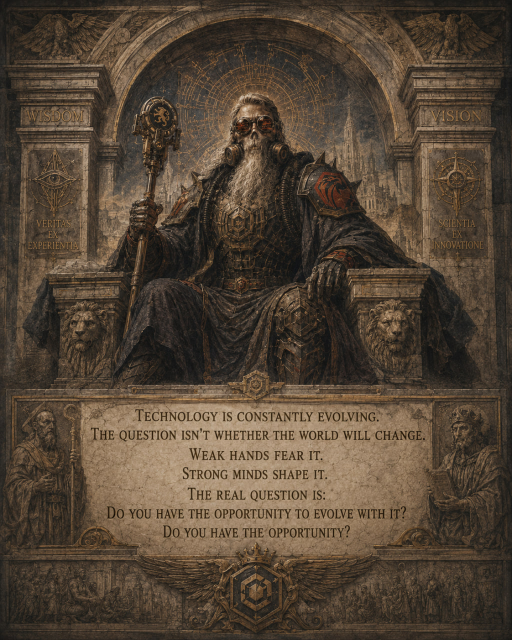
#> input picture data/photo_2026-06-21_21-06-33.jpg, 1024 x 1280 px (shown at 1/2 size)
$ python wedjat_component_state_space_probe_v0_2.py --image ../../data/photo_2026-06-21_21-06-33.jpg
#> lines starting #> are read from the running program, lines starting #| are printed output that depends on the picture
#!/usr/bin/env python3
"""JANUS Wedjat component/state-space probe v0.2.

This is a modern mathematical/computational experiment over the six values
commonly associated with a Wedjat fraction diagram:

    1/2, 1/4, 1/8, 1/16, 1/32, 1/64

The probe deliberately separates:
  * exact dyadic mathematics;
  * a modern six-bit state-space representation;
  * explicit Python source literals constructed from those bits;
  * a raw-byte/ASCII-to-Python negative control;
  * optional post-hoc robustness measurements on the supplied modern image.

It does NOT claim that ancient Egyptians used binary, ASCII, UTF-8, Python,
or that modern sensory labels are historically encoded by the mathematics.
"""

from __future__ import annotations

import argparse
import hashlib
import itertools
import json
import math
import platform
import sys
from fractions import Fraction
from pathlib import Path
from typing import Iterable

VERSION = "v0.2"
PARTS = [
    {"label": "smell",   "fraction": Fraction(1, 2),  "glyph": "𓂁", "code_point": "U+13081"},
    {"label": "sight",   "fraction": Fraction(1, 4),  "glyph": "𓂂", "code_point": "U+13082"},
    {"label": "thought", "fraction": Fraction(1, 8),  "glyph": "𓂃", "code_point": "U+13083"},
    {"label": "hearing", "fraction": Fraction(1, 16), "glyph": "𓂄", "code_point": "U+13084"},
    {"label": "taste",   "fraction": Fraction(1, 32), "glyph": "𓂅", "code_point": "U+13085"},
    {"label": "touch",   "fraction": Fraction(1, 64), "glyph": "𓂆", "code_point": "U+13086"},
]


def qstr(x: Fraction) -> str:
    return str(x.numerator) if x.denominator == 1 else f"{x.numerator}/{x.denominator}"


def sha256_path(path: Path) -> str:
    h = hashlib.sha256()
    with path.open("rb") as f:
        for chunk in iter(lambda: f.read(1 << 20), b""):
            h.update(chunk)
    return h.hexdigest()


def fixed_binary(frac: Fraction, places: int = 6) -> str:
    bits = []
    value = frac
    for _ in range(places):
        value *= 2
        if value >= 1:
            bits.append("1")
            value -= 1
        else:
            bits.append("0")
    if value != 0:
        raise ValueError(f"fraction {frac} does not terminate in {places} binary places")
    return "0." + "".join(bits)


def subset_sum_from_bits(bits: str) -> Fraction:
    return sum(
        (p["fraction"] for bit, p in zip(bits, PARTS) if bit == "1"),
        Fraction(0, 1),
    )


def build_state_space() -> list[dict]:
    rows = []
    for mask in range(64):
        bits = f"{mask:06b}"
        frac = subset_sum_from_bits(bits)
        python_source = f"state = 0b{bits}\n"
        ns: dict[str, int] = {}
        compiled = compile(python_source, f"<wedjat-state-{mask}>", "exec")
        exec(compiled, {}, ns)
        rows.append({
            "mask_decimal": mask,
            "bits": bits,
            "fraction_sum": qstr(frac),
            "scaled_by_64": int(frac * 64),
            "active_parts": [p["label"] for bit, p in zip(bits, PARTS) if bit == "1"],
            "hamming_weight": bits.count("1"),
            "python_source": python_source.strip(),
            "python_exec_value": ns["state"],
            "python_exec_matches_mask": ns["state"] == mask,
        })
    return rows


def raw_ascii_python_control() -> dict:
    exec_valid = []
    eval_valid = []
    for n in range(64):
        ch = chr(n)
        try:
            compile(ch, f"<raw-byte-{n}>", "exec")
            exec_valid.append(n)
        except (SyntaxError, ValueError, TypeError):
            pass
        try:
            compile(ch, f"<raw-byte-{n}>", "eval")
            eval_valid.append(n)
        except (SyntaxError, ValueError, TypeError):
            pass
    return {
        "mapping_rule": "six-bit integer 0..63 interpreted directly as one ASCII code point",
        "mapping_is_modern_and_arbitrary": True,
        "exec_valid_count": len(exec_valid),
        "exec_valid_decimal_codes": exec_valid,
        "eval_valid_count": len(eval_valid),
        "eval_valid_decimal_codes": eval_valid,
        "eval_valid_printable_characters": [chr(n) for n in eval_valid],
        "full_mask_63_character": chr(63),
        "full_mask_63_character_repr": repr(chr(63)),
        "full_mask_63_valid_exec_source": 63 in exec_valid,
        "full_mask_63_valid_eval_source": 63 in eval_valid,
        "interpretation": (
            "Direct byte-to-source decoding does not yield a general Python language. "
            "The few accepted bytes are parser coincidences such as whitespace, '#', and digits."
        ),
    }


def leave_one_out_controls() -> list[dict]:
    out = []
    for removed_i, removed in enumerate(PARTS):
        kept = [p for i, p in enumerate(PARTS) if i != removed_i]
        sums = set()
        for mask in range(1 << len(kept)):
            bits = f"{mask:0{len(kept)}b}"
            total = sum(
                (p["fraction"] for bit, p in zip(bits, kept) if bit == "1"),
                Fraction(0, 1),
            )
            sums.add(total)
        out.append({
            "removed_label": removed["label"],
            "removed_fraction": qstr(removed["fraction"]),
            "unique_subset_sums": len(sums),
            "expected_for_five_independent_bits": 32,
            "maximum_sum": qstr(max(sums)),
            "complete_six_bit_grid_0_to_63_over_64": all(Fraction(i, 64) in sums for i in range(64)),
        })
    return out


def duplicate_weight_controls() -> dict:
    rows = []
    for replace_i, replaced in enumerate(PARTS):
        for source_i, source in enumerate(PARTS):
            if replace_i == source_i:
                continue
            vals = [p["fraction"] for p in PARTS]
            vals[replace_i] = vals[source_i]
            sums = set()
            for mask in range(64):
                bits = f"{mask:06b}"
                total = sum((v for bit, v in zip(bits, vals) if bit == "1"), Fraction(0, 1))
                sums.add(total)
            rows.append({
                "replaced_label": replaced["label"],
                "replacement_weight_from_label": source["label"],
                "unique_subset_sums": len(sums),
                "collisions_present": len(sums) < 64,
            })
    counts = [r["unique_subset_sums"] for r in rows]
    return {
        "cases": rows,
        "case_count": len(rows),
        "all_cases_have_collisions": all(r["collisions_present"] for r in rows),
        "unique_subset_sum_count_range": [min(counts), max(counts)],
        "interpretation": "Replacing any one distinct dyadic place value with a duplicate destroys the 64-state collision-free basis.",
    }


def label_permutation_control() -> dict:
    labels = [p["label"] for p in PARTS]
    baseline = {subset_sum_from_bits(f"{mask:06b}") for mask in range(64)}
    checked = 0
    all_equal = True
    for perm in itertools.permutations(labels):
        relabelled = [dict(p, label=label) for p, label in zip(PARTS, perm)]
        sums = set()
        for mask in range(64):
            bits = f"{mask:06b}"
            total = sum(
                (p["fraction"] for bit, p in zip(bits, relabelled) if bit == "1"),
                Fraction(0, 1),
            )
            sums.add(total)
        checked += 1
        if sums != baseline:
            all_equal = False
            break
    return {
        "permutations_checked": checked,
        "expected_6_factorial": math.factorial(6),
        "all_numeric_state_spaces_equal_baseline": all_equal,
        "numeric_weights_changed": False,
        "interpretation": (
            "The binary/state-space result depends on the six numeric powers of two, "
            "not on which modern sensory label is attached to which position."
        ),
    }


def fit_lambda(values: Iterable[float]) -> tuple[float, float]:
    vals = list(values)
    n = len(vals)
    xs = list(range(n))
    ys = [math.log(float(v)) for v in vals]
    xbar = sum(xs) / n
    ybar = sum(ys) / n
    denom = sum((x - xbar) ** 2 for x in xs)
    slope = sum((x - xbar) * (y - ybar) for x, y in zip(xs, ys)) / denom
    intercept = ybar - slope * xbar
    pred = [intercept + slope * x for x in xs]
    ss_res = sum((y - p) ** 2 for y, p in zip(ys, pred))
    ss_tot = sum((y - ybar) ** 2 for y in ys)
    r2 = 1.0 - ss_res / ss_tot if ss_tot else 1.0
    return math.exp(slope), r2


def image_robustness_probe(path: Path) -> dict:
    try:
        from PIL import Image
    except ImportError as exc:
        return {"status": "SKIPPED_PILLOW_NOT_INSTALLED", "error": str(exc)}

    im = Image.open(path).convert("L")
    w, h = im.size
    x0 = round(580 / 1023 * w)
    x1 = round(770 / 1023 * w)
    bands_ref = [(28, 98), (130, 192), (233, 289), (332, 408), (442, 532), (545, 650)]
    bands = [(round(a / 675 * h), round(b / 675 * h)) for a, b in bands_ref]
    thresholds = [40, 60, 80, 100, 120, 140, 160, 180, 200]
    px = im.load()
    sweeps = []
    for threshold in thresholds:
        areas = []
        diags = []
        boxes = []
        for y0, y1 in bands:
            coords = [
                (x, y)
                for y in range(max(0, y0), min(h, y1))
                for x in range(max(0, x0), min(w, x1))
                if px[x, y] < threshold
            ]
            if not coords:
                areas.append(0)
                diags.append(0.0)
                boxes.append(None)
                continue
            xs = [x for x, _ in coords]
            ys = [y for _, y in coords]
            bw = max(xs) - min(xs) + 1
            bh = max(ys) - min(ys) + 1
            areas.append(len(coords))
            diags.append(math.hypot(bw, bh))
            boxes.append([bw, bh])
        if not all(v > 0 for v in areas) or not all(v > 0 for v in diags):
            sweeps.append({"threshold": threshold, "status": "EMPTY_COMPONENT"})
            continue
        lam_area, r2_area = fit_lambda(areas)
        lam_diag, r2_diag = fit_lambda(diags)
        sweeps.append({
            "threshold": threshold,
            "areas_black_pixels": areas,
            "bbox_width_height": boxes,
            "lambda_hat_area": lam_area,
            "R2_log_area": r2_area,
            "lambda_hat_bbox_diagonal": lam_diag,
            "R2_log_bbox_diagonal": r2_diag,
        })

    valid = [r for r in sweeps if "lambda_hat_area" in r]
    area_lams = [r["lambda_hat_area"] for r in valid]
    diag_lams = [r["lambda_hat_bbox_diagonal"] for r in valid]
    return {
        "status": "POSTHOC_ROBUSTNESS_SWEEP_EXECUTED",
        "posthoc_not_preregistered": True,
        "image_path_basename": path.name,
        "image_sha256": sha256_path(path),
        "image_bytes": path.stat().st_size,
        "image_dimensions": [w, h],
        "crop_policy": {
            "reference_dimensions": [1023, 675],
            "x_reference": [580, 770],
            "y_bands_reference": bands_ref,
            "normalization": "linear scaling to actual image dimensions",
        },
        "thresholds": thresholds,
        "sweeps": sweeps,
        "lambda_target_repeated_halving": 0.5,
        "area_lambda_range": [min(area_lams), max(area_lams)],
        "bbox_diagonal_lambda_range": [min(diag_lams), max(diag_lams)],
        "any_area_lambda_within_0_10_of_half": any(abs(x - 0.5) <= 0.10 for x in area_lams),
        "any_bbox_diagonal_lambda_within_0_10_of_half": any(abs(x - 0.5) <= 0.10 for x in diag_lams),
        "interpretation": (
            "Across the threshold sweep, the drawn component sizes of this modern infographic do not behave "
            "like repeated geometric halving. This is an image-specific negative control, not an archaeological result."
        ),
    }


def build_result(image: Path | None) -> dict:
    values = [p["fraction"] for p in PARTS]
    ratios = [values[i + 1] / values[i] for i in range(5)]
    states = build_state_space()
    state_sums = {Fraction(row["scaled_by_64"], 64) for row in states}
    hamming_hist = {str(k): sum(row["hamming_weight"] == k for row in states) for k in range(7)}

    parts = []
    for i, p in enumerate(PARTS):
        frac = p["fraction"]
        weight = int(frac * 64)
        bits = f"{weight:06b}"
        python_src = f"part = 0b{bits}\n"
        ns: dict[str, int] = {}
        exec(compile(python_src, f"<wedjat-part-{i}>", "exec"), {}, ns)
        parts.append({
            "index": i,
            "label": p["label"],
            "glyph": p["glyph"],
            "code_point": p["code_point"],
            "fraction": qstr(frac),
            "binary_fixed_point": fixed_binary(frac),
            "scaled_by_64": weight,
            "one_hot_bits": bits,
            "python_source": python_src.strip(),
            "python_exec_value": ns["part"],
            "python_exec_matches_scaled_weight": ns["part"] == weight,
        })

    full = sum(values, Fraction(0, 1))
    script_path = Path(__file__).resolve()
    result = {
        "artifact_uuid": "JANUS-WEDJAT-COMPONENT-STATE-SPACE-RESULT-2026-08-15-v0.2",
        "version": VERSION,
        "node_type": "exact_dyadic_component_state_space_probe",
        "status": "SIX_BIT_STATE_SPACE_EXACT_IMAGE_HALVING_NOT_SUPPORTED",
        "execution_provenance": {
            "script_basename": script_path.name,
            "script_sha256": sha256_path(script_path),
            "python_version": sys.version.split()[0],
            "platform": platform.platform(),
            "exact_rational_arithmetic": True,
        },
        "input_model": {
            "parts": parts,
            "successive_ratios": [qstr(r) for r in ratios],
            "lambda_exact": qstr(ratios[0]),
            "all_successive_ratios_equal": len(set(ratios)) == 1,
        },
        "state_space": {
            "state_count": len(states),
            "unique_fraction_sums": len(state_sums),
            "exact_grid_complete_0_to_63_over_64": all(Fraction(i, 64) in state_sums for i in range(64)),
            "bijection_mask_equals_fraction_times_64": all(row["mask_decimal"] == row["scaled_by_64"] for row in states),
            "all_constructed_python_binary_literals_execute_exactly": all(row["python_exec_matches_mask"] for row in states),
            "hamming_weight_histogram": hamming_hist,
            "states": states,
        },
        "completion_and_carry": {
            "all_parts_sum": qstr(full),
            "all_parts_bits": "111111",
            "all_parts_scaled_by_64": int(full * 64),
            "missing_to_one": qstr(Fraction(1, 1) - full),
            "missing_binary_fixed_point": "0.000001",
            "carry_identity": "0b111111 + 0b000001 = 0b1000000",
            "carry_decimal": [63, 1, 64],
        },
        "controls": {
            "label_permutation": label_permutation_control(),
            "leave_one_out": leave_one_out_controls(),
            "duplicate_weight": duplicate_weight_controls(),
            "raw_ascii_to_python": raw_ascii_python_control(),
        },
        "image_geometry": image_robustness_probe(image) if image else {"status": "NOT_REQUESTED"},
        "epistemic_gate": {
            "six_value_dyadic_progression_lambda_half": True,
            "complete_modern_six_bit_subset_state_space": True,
            "constructed_python_binary_literal_roundtrip": True,
            "modern_sensory_labels_required_for_binary_result": False,
            "direct_raw_ASCII_decodes_to_general_Python": False,
            "modern_infographic_component_geometry_supports_lambda_half": False if image else None,
            "ancient_binary_encoding_established": False,
            "ancient_ASCII_encoding_established": False,
            "ancient_Python_or_programming_language_established": False,
            "historical_sensory_mapping_established_by_this_probe": False,
            "Linear_A_evidentiary_transfer": False,
        },
        "highest_admissible_claim": (
            "Under a modern exact-rational formalization, the six dyadic values form a collision-free six-bit basis: "
            "every subset maps bijectively to one value on the 0/64..63/64 grid and to one Python 0b000000..0b111111 integer literal. "
            "This structure depends on the distinct powers-of-two weights, not on the attached sensory labels. "
            "Directly interpreting the resulting integers as ASCII does not produce a general Python decoding."
        ),
    }
    if image:
        result["highest_admissible_claim"] += (
            " A post-hoc threshold robustness sweep of the supplied modern infographic also fails to support "
            "lambda=1/2 scaling in the drawn component sizes; that negative result is image-specific."
        )
    return result


# [45 lines left out: function compact_result, not called in this run]


def main() -> int:
    ap = argparse.ArgumentParser()
    ap.add_argument("--image", type=Path)
    ap.add_argument("--out", type=Path)
    ap.add_argument("--compact", action="store_true", help="Write compact registry result without the full 64-row table.")
    args = ap.parse_args()

    result = build_result(args.image)
#> in image_robustness_probe, `im = Image.open(path).convert("L")`:
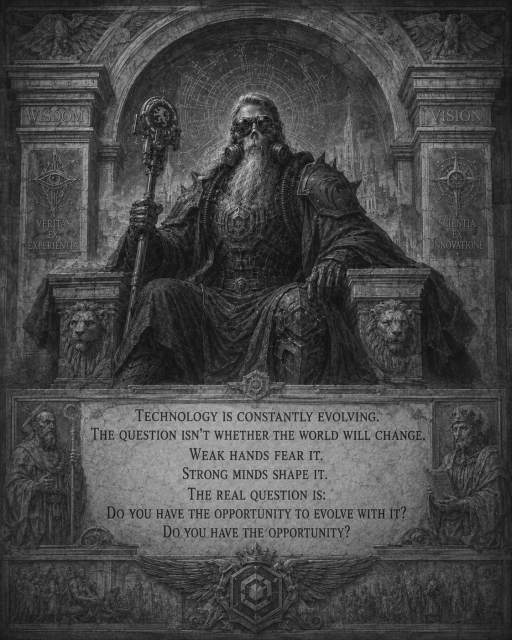
#> im: PIL image 1024x1280 L (shown at 1/2 size); min 1, max 223, mean 71.5
#> after the loop in image_robustness_probe, `for threshold in thresholds:`: sweeps = 9 items
#> in image_robustness_probe, `area_lams = [r["lambda_hat_area"] for r in valid]`: area_lams = [0.991, 0.927, 0.907, 0.88, 0.925, 1.04, 1.1, 1.1, 1.1]
#> in image_robustness_probe, `diag_lams = [r["lambda_hat_bbox_diagonal"] for r in valid]`: diag_lams = [1.05, 1.04, 1.04, 1.04, 1.04, 1.04, 1.04, 1.04, 1.04]
#> result = 12 items
    persisted = compact_result(result) if args.compact else result
#> persisted = 12 items
    text = json.dumps(persisted, ensure_ascii=False, indent=2) + "\n"
    if args.out:
        args.out.write_text(text, encoding="utf-8")
    summary = {
        "status": result["status"],
        "state_count": result["state_space"]["state_count"],
        "unique_fraction_sums": result["state_space"]["unique_fraction_sums"],
        "grid_complete": result["state_space"]["exact_grid_complete_0_to_63_over_64"],
        "python_roundtrip": result["state_space"]["all_constructed_python_binary_literals_execute_exactly"],
        "raw_ascii_eval_valid_count": result["controls"]["raw_ascii_to_python"]["eval_valid_count"],
        "image_status": result["image_geometry"]["status"],
        "image_area_lambda_range": result["image_geometry"].get("area_lambda_range"),
        "image_diag_lambda_range": result["image_geometry"].get("bbox_diagonal_lambda_range"),
    }
    print(json.dumps(summary, ensure_ascii=False, indent=2))
#> (printed output is left out)
    return 0


if __name__ == "__main__":
    raise SystemExit(main())
#> (the program exits here)
